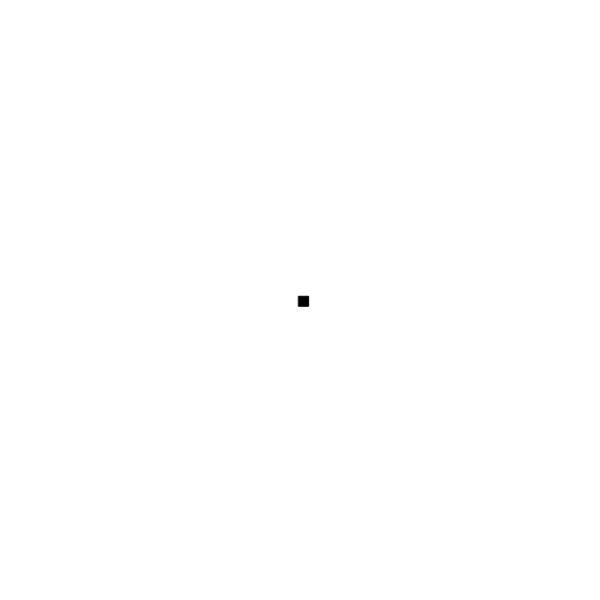
Frame 1 (no input)
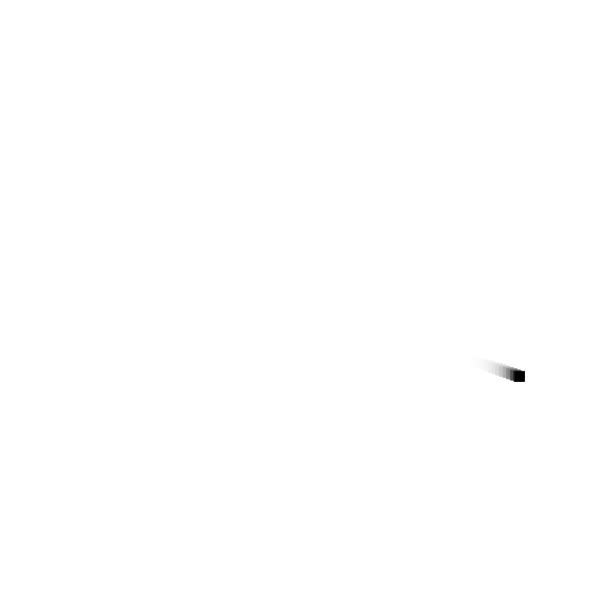
Frame 60 (no input)
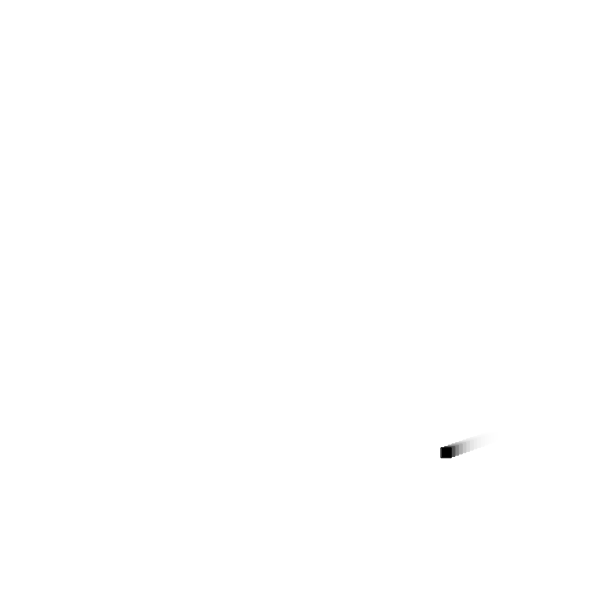
Frame 120 (the mouse pressed at the canvas centre since frame 60)

The p5.js sketch that drew these frames (run headless with seeded random() and noise() and a simulated clock; from frame 60 on, the mouse is pressed at the canvas centre):

// p5.js sketch
// ── sketch.js
let shapeArr = [];
let x,y,size;
let xSpeed, ySpeed, xDir, yDir;
let shapey1;
let shapey2;

function setup() {
  createCanvas (600,600);
  x = width/2;  //middle
  y = height/2; //centre
  size = 10;
  xSpeed = random(0.3,5);
  ySpeed = random(0.3,5);
  xDir = 1;
  yDir = 1;
  shapey1 = new MovingShape();
  shapey2 = new MovingShape();
  for(let i = 0; i < 200; i++) {
    shapeArr.push(new MovingShape(random(0, width), random(0,height),random(1,40)));
  }
}

function draw() {
  noStroke();
  rectMode(CORNER);
  fill(255,255,255,80);
  rect(0, 0, width, height);
  shapey1.move();
  shapey1.display();
  shapey2.move();
  shapey2.display();
  move();
  display();
  for(let i = 0; i < 200; i++) {
    shapeArr[i].move();
    shapeArr[i].display();
  }
}
function move() {
  x = x + (xSpeed * xDir);
  y = y + (ySpeed * yDir);
  if(x > (width-size) || x < size){
             xDir = xDir * -1;

  }
  if(y > (height-size) || y < size){
              yDir = yDir * -1

  }

}
function display() {
  stroke(10);
  rectMode(CENTER);
  fill(0);
  rect(x, y, size, size);

}
class MovingShape {

  constructor(startX, startY, startSize){
    this.x = startX;
    this.y = startY;
    this.size = startSize;
  }

  move(){
    this.x = this.x + (this.xSpeed * this.xDir);
    this.y = this.y + (this.ySpeed * this.yDir);

    if(this.x > (width-(this.size/2)) || this.x < (this.size/2)){
        this.xDir = this.xDir * -1;
            
    }

    if(this.y > (height-(this.size/2)) || this.y < (this.size/2)){
        this.yDir = this.yDir * -1;
    }

  }

  display(){
    stroke(10);
    rectMode(CENTER);
    fill(0);
    rect(this.x, this.y, this.size, this.size);

  }
}
